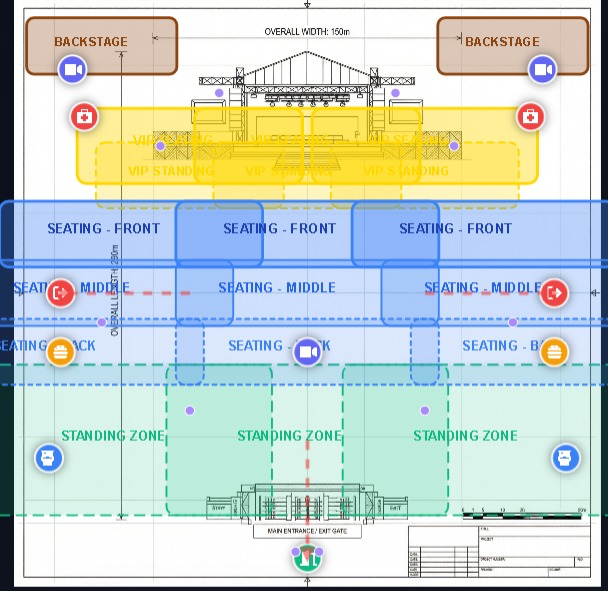
#> input picture Massex/MassEd.ex-github/MassEd.ex-github/map_projection/venue_map.png, 608 x 591 px
$ python camera_mapper.py
#> lines starting #> are read from the running program, lines starting #| are printed output that depends on the picture
### Massex/MassEd.ex-github/MassEd.ex-github/map_projection/map_loader.py
import cv2
import numpy as np
import os

# [29 lines left out: function create_placeholder_map, not called in this run]

def load_map(path, target_width=None):
    """
    Loads the map image from the given path.
    If the file does not exist, creates a placeholder.
    Optionally resizes the map to a target width while maintaining aspect ratio.
    """
#> called with path = 'venue_map.png', target_width = 800
    if not os.path.exists(path):
        print(f"Map file not found: {path}")
        # Create a placeholder if it doesn't exist
        image = create_placeholder_map(path)
    else:
        image = cv2.imread(path)
#> image is the input picture: shape (591, 608, 3); mean B, G, R 206, 211.6, 199.1
        if image is None:
            print(f"Error: Could not read image at {path}")
            return None

    if target_width:
        image = resize_map(image, target_width)

    return image

def resize_map(image, target_width):
    """
    Resizes the image to the target width, maintaining aspect ratio.
    """
#> called with target_width = 800
    h, w = image.shape[:2]
#> h = 591; w = 608
    aspect_ratio = h / w
#> aspect_ratio = 0.972
    target_height = int(target_width * aspect_ratio)
#> target_height = 777
    resized_image = cv2.resize(image, (target_width, target_height))
    return resized_image

# [11 lines that do not run on import are left out]

### Massex/MassEd.ex-github/MassEd.ex-github/map_projection/camera_mapper.py
import cv2
import numpy as np
import json
import os

class CameraMapper:
    def __init__(self, map_image, config_path="camera_config.json"):
        self.map_image = map_image.copy()
        self.display_image = map_image.copy()
        self.config_path = config_path
        self.points = []
        self.camera_mappings = self.load_config()
        self.current_camera_id = f"camera_{len(self.camera_mappings) + 1}"
        self.window_name = "Camera Mapper"

    def load_config(self):
        if os.path.exists(self.config_path):
            with open(self.config_path, 'r') as f:
#> (reads Massex/MassEd.ex-github/MassEd.ex-github/map_projection/camera_config.json from the repository)
                return json.load(f)
        return {}

    def save_config(self):
        with open(self.config_path, 'w') as f:
            json.dump(self.camera_mappings, f, indent=4)
        print(f"Configuration saved to {self.config_path}")

    def mouse_callback(self, event, x, y, flags, param):
        if event == cv2.EVENT_LBUTTONDOWN:
            if len(self.points) < 4:
                self.points.append((x, y))
                print(f"Point selected: {x}, {y}")
                self.update_display()

    def update_display(self):
        self.display_image = self.map_image.copy()

        # Draw existing mappings
        for cam_id, data in self.camera_mappings.items():
            pts = np.array(data['polygon'], np.int32)
            pts = pts.reshape((-1, 1, 2))
            cv2.polylines(self.display_image, [pts], True, (0, 255, 0), 2)
            # Draw label
            center = np.mean(pts, axis=0).astype(int)[0]
            cv2.putText(self.display_image, cam_id, tuple(center), cv2.FONT_HERSHEY_SIMPLEX, 0.5, (0, 255, 0), 2)
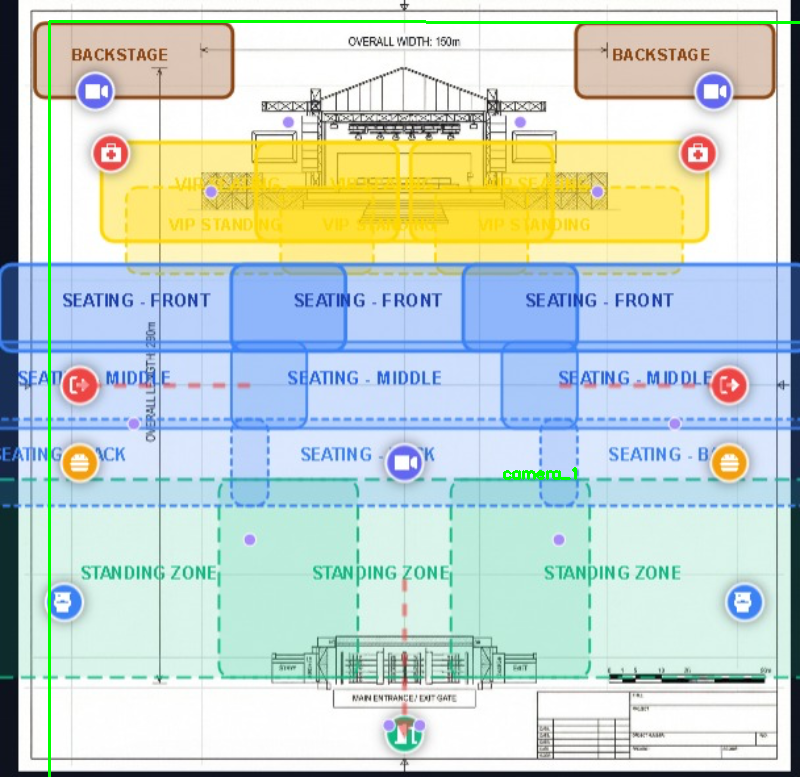
#> self.display_image: shape (777, 800, 3); mean B, G, R 204.3, 212, 197.4

        # Draw current points
        for pt in self.points:
            cv2.circle(self.display_image, pt, 5, (0, 0, 255), -1)

        if len(self.points) > 1:
            cv2.polylines(self.display_image, [np.array(self.points)], False, (0, 0, 255), 2)

        if len(self.points) == 4:
            # Close the loop for visualization
            cv2.line(self.display_image, self.points[-1], self.points[0], (0, 0, 255), 2)

        cv2.imshow(self.window_name, self.display_image)

    def run(self):
        cv2.namedWindow(self.window_name)
        cv2.setMouseCallback(self.window_name, self.mouse_callback)

        print(f"Mapping mode for {self.current_camera_id}")
        print("Click 4 points to define the camera region.")
        print("Press 's' to save the current region.")
        print("Press 'c' to clear current points.")
        print("Press 'q' to quit.")

        self.update_display()

        while True:
            key = cv2.waitKey(1) & 0xFF
#> (key q is pressed here)

            if key == ord('s'):
                if len(self.points) == 4:
                    self.camera_mappings[self.current_camera_id] = {
                        "polygon": self.points
                    }
                    print(f"Saved mapping for {self.current_camera_id}")
                    self.save_config()
                    self.points = []
                    self.current_camera_id = f"camera_{len(self.camera_mappings) + 1}"
                    print(f"Ready for {self.current_camera_id}")
                    self.update_display()
                else:
                    print("Error: Need exactly 4 points to save.")

            elif key == ord('c'):
                self.points = []
                print("Cleared points.")
                self.update_display()

            elif key == ord('q'):
                break

        cv2.destroyAllWindows()

if __name__ == "__main__":
    # Test the mapper
    from map_loader import load_map
    img = load_map("venue_map.png", target_width=800)
    if img is not None:
        mapper = CameraMapper(img)
        mapper.run()
